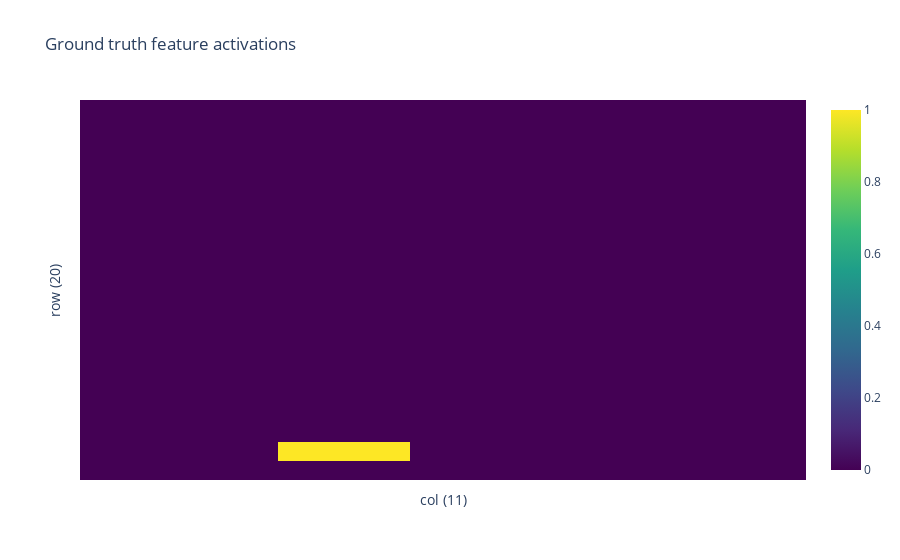

This figure's notebook cell:
### Code cell


### Figure 1 — Plotly figure (JSON) as saved in the notebook; plotly's stock layout.template omitted (floating-point values rounded to 4 significant figures; data arrays with more than 128 entries replaced by an {"elided": "..."} marker saying what was removed)
{"data": [{"colorscale": [[0, "#440154"], [0.1111, "#482878"], [0.2222, "#3e4989"], [0.3333, "#31688e"], [0.4444, "#26828e"], [0.5556, "#1f9e89"], [0.6667, "#35b779"], [0.7778, "#6ece58"], [0.8889, "#b5de2b"], [1, "#fde725"]], "hovertemplate": "%{y}%{x}val: %{z:.2f}<extra></extra>", "type": "heatmap", "x": ["col: 0<br>", "col: 1<br>", "col: 2<br>", "col: 3<br>", "col: 4<br>", "col: 5<br>", "col: 6<br>", "col: 7<br>", "col: 8<br>", "col: 9<br>", "col: 10<br>"], "y": ["row: 0<br>", "row: 1<br>", "row: 2<br>", "row: 3<br>", "row: 4<br>", "row: 5<br>", "row: 6<br>", "row: 7<br>", "row: 8<br>", "row: 9<br>", "row: 10<br>", "row: 11<br>", "row: 12<br>", "row: 13<br>", "row: 14<br>", "row: 15<br>", "row: 16<br>", "row: 17<br>", "row: 18<br>", "row: 19<br>"], "z": {"elided": "20x11 int values"}}], "layout": {"title": {"text": "Ground truth feature activations"}, "xaxis": {"showticklabels": false, "title": {"text": "col (11)"}}, "yaxis": {"autorange": "reversed", "showticklabels": false, "title": {"text": "row (20)"}}}}
